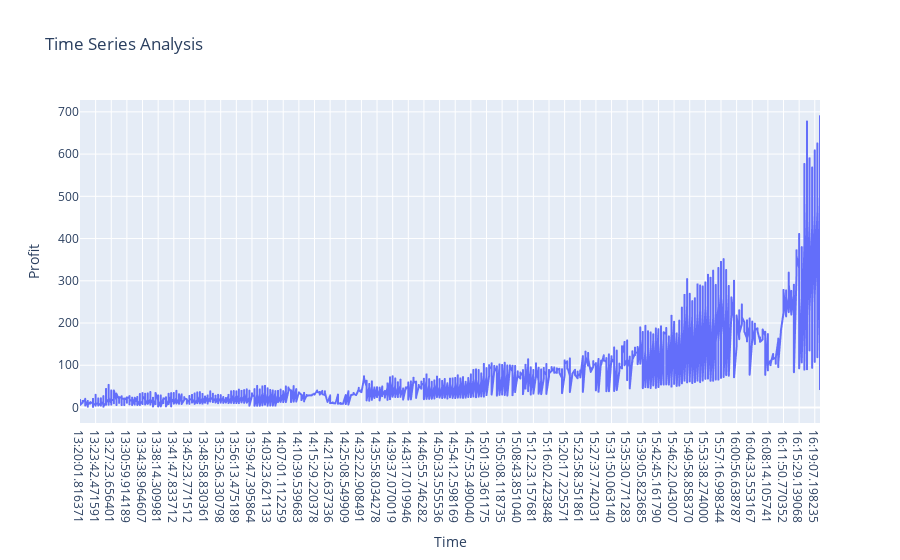

Write notebook code for a chart like this one.
### Markdown cell above
##### Time Series Analysis
- Analyze the time series data to identify any patterns or trends in the arbitrage opportunities.

### Code cell
time_series = luffy_df.reset_index()

time_series_plot = px.line(
    time_series,
    x='current_datetime', 
    y='profit', 
    title='Time Series Analysis',
    labels={'current_datetime': 'Time', 'profit':'Profit'}
)
time_series_plot.show()

### Figure 1 — Plotly figure (JSON) as saved in the notebook; plotly's stock layout.template omitted (floating-point values rounded to 4 significant figures; data arrays with more than 128 entries replaced by an {"elided": "..."} marker saying what was removed)
{"data": [{"hovertemplate": "Time=%{x}<br>Profit=%{y}<extra></extra>", "legendgroup": "", "line": {"color": "#636efa", "dash": "solid"}, "marker": {"symbol": "circle"}, "mode": "lines", "name": "", "showlegend": false, "type": "scattergl", "x": {"elided": "1939 str values"}, "xaxis": "x", "y": {"elided": "1939 float values"}, "yaxis": "y"}], "layout": {"legend": {"tracegroupgap": 0}, "title": {"text": "Time Series Analysis"}, "xaxis": {"anchor": "y", "domain": [0, 1], "title": {"text": "Time"}}, "yaxis": {"anchor": "x", "domain": [0, 1], "title": {"text": "Profit"}}}}
